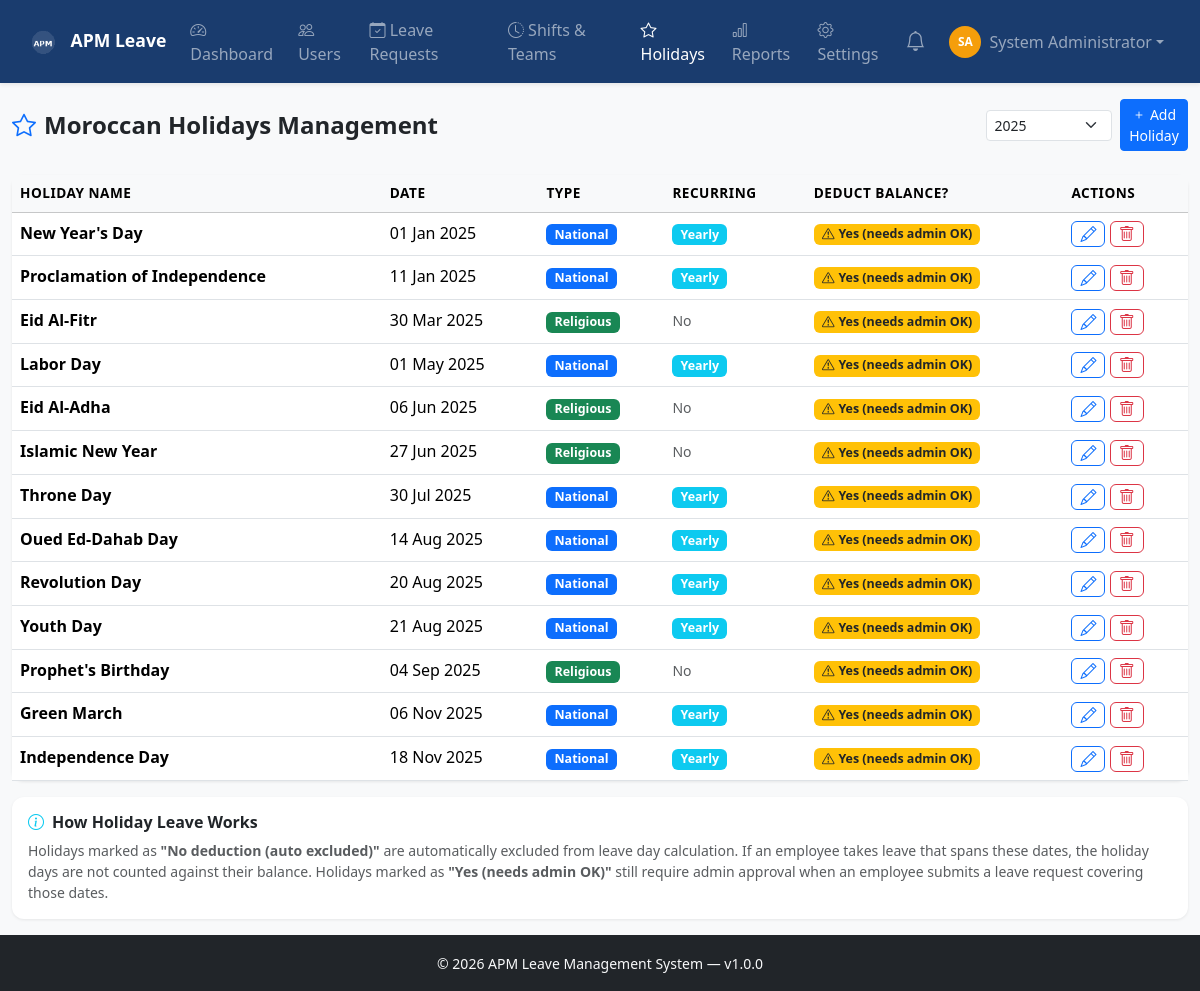
/admin/holidays.php?year=2025-01-01 (signed in), run on the app's committed database.
### tables this page shows
CREATE TABLE `holidays` (
  `id` INT(11) NOT NULL AUTO_INCREMENT,
  `name` VARCHAR(200) NOT NULL,
  `holiday_date` DATE NOT NULL,
  `type` ENUM('national', 'religious', 'other') DEFAULT 'national',
  `recurring` TINYINT(1) DEFAULT 0,
  `requires_approval` TINYINT(1) DEFAULT 1,
  `active` TINYINT(1) DEFAULT 1,
  `created_at` TIMESTAMP DEFAULT CURRENT_TIMESTAMP,
  PRIMARY KEY (`id`),
  KEY `holiday_date` (`holiday_date`)
);

### config/session.php (called while the page is built, shortened)
<?php
function e(mixed $value): string {
    return htmlspecialchars((string)$value, ENT_QUOTES | ENT_HTML5, 'UTF-8');
}

### config/functions.php (called while the page is built, shortened)
<?php
function formatDate(string $date): string {
    return date('d M Y', strtotime($date));
}

### admin/holidays.php (the view, shortened to what this page needs)
<?php
require_once BASE_PATH . '/config/session.php';
require_once BASE_PATH . '/config/functions.php';
$pdo = getDB();
$year = (int)($_GET['year'] ?? date('Y'));
$holidays = $pdo->prepare("SELECT * FROM holidays WHERE active=1 AND YEAR(holiday_date)=? ORDER BY holiday_date");
$holidays->execute([$year]);
$holidays = $holidays->fetchAll();
include BASE_PATH . '/includes/header.php';
?>
<div class="d-flex justify-content-between align-items-center mb-4 flex-wrap gap-2">
    <h4 class="fw-bold mb-0"><i class="bi bi-star text-primary me-2"></i>Moroccan Holidays Management</h4>
    <div class="d-flex gap-2 align-items-center">
        <select class="form-select form-select-sm" onchange="location.href='?year='+this.value">
            <?php for ($y = 2024; $y <= 2027; $y++): ?><option value="<?= $y ?>" <?= $y==$year?'selected':'' ?>><?= $y ?></option><?php endfor; ?>
        </select>
        <button class="btn btn-primary btn-sm" data-bs-toggle="modal" data-bs-target="#holidayModal"><i class="bi bi-plus me-1"></i>Add Holiday</button>
    </div>
</div>
<div class="card">
    <div class="card-body p-0">
        <div class="table-responsive">
            <table class="table table-hover mb-0">
                <thead class="table-light">
                    <tr>
                        <th>Holiday Name</th>
                        <th>Date</th>
                        <th>Type</th>
                        <th>Recurring</th>
                        <th>Deduct Balance?</th>
                        <th>Actions</th>
                    </tr>
                </thead>
                <tbody>
                    <?php if (empty($holidays)): ?>
                    <tr><td colspan="6" class="text-center py-5 text-muted">No holidays for <?= $year ?></td></tr>
                    <?php else: ?>
                    <?php foreach ($holidays as $h): ?>
                    <tr>
                        <td class="fw-semibold"><?= e($h['name']) ?></td>
                        <td><?= formatDate($h['holiday_date']) ?></td>
                        <td>
                            <span class="badge <?= $h['type']==='national' ? 'bg-primary' : ($h['type']==='religious' ? 'bg-success' : 'bg-secondary') ?>">
                                <?= ucfirst($h['type']) ?>
                            </span>
                        </td>
                        <td><?= $h['recurring'] ? '<span class="badge bg-info">Yearly</span>' : '<span class="text-muted small">No</span>' ?></td>
                        <td>
                            <?php if ($h['requires_approval']): ?>
                                <span class="badge bg-warning text-dark"><i class="bi bi-exclamation-triangle me-1"></i>Yes (needs admin OK)</span>
                            <?php else: ?>
                                <span class="badge bg-success"><i class="bi bi-check me-1"></i>No (auto excluded)</span>
                            <?php endif; ?>
                        </td>
                        <td>
                            <button class="btn btn-xs btn-outline-primary py-0 px-2" onclick="editHoliday(<?= htmlspecialchars(json_encode($h)) ?>)"><i class="bi bi-pencil"></i></button>
                            <form method="POST" class="d-inline">
                                <button type="submit" class="btn btn-xs btn-outline-danger py-0 px-2" data-confirm="Remove this holiday?"><i class="bi bi-trash"></i></button>
                            </form>
                        </td>
                    </tr>
                    <?php endforeach; ?>
                    <?php endif; ?>
                </tbody>
            </table>
        </div>
    </div>
</div>
<div class="card mt-3">
    <div class="card-body">
        <h6 class="fw-bold"><i class="bi bi-info-circle text-info me-2"></i>How Holiday Leave Works</h6>
        <p class="text-muted small mb-0">
            Holidays marked as <strong>"No deduction (auto excluded)"</strong> are automatically excluded from leave day calculation.
            If an employee takes leave that spans these dates, the holiday days are not counted against their balance.
            Holidays marked as <strong>"Yes (needs admin OK)"</strong> still require admin approval when an employee submits a leave request covering those dates.
        </p>
    </div>
</div>
<?php
include BASE_PATH . '/includes/footer.php';
?>

### assets/css/main.css (style rules this page uses)
:root { --primary: #1a3c6e; --primary-light: #2563a8; --secondary: #e8f0fe; --accent: #f59e0b; --success: #10b981; --danger: #ef4444; --warning: #f59e0b; --info: #3b82f6; --dark: #1e293b; --sidebar-w: 250px; }
body { font-family: 'Segoe UI', system-ui, sans-serif; background: #f1f5f9; }
.card { border: none; box-shadow: 0 1px 3px rgba(0,0,0,0.08); border-radius: 12px; }
.table th { font-weight: 600; font-size: 0.85rem; text-transform: uppercase; letter-spacing: 0.5px; }
.badge { font-size: 0.78rem; font-weight: 600; }

### data on the page
holidays: name "New Year's Day", holiday_date "01 Jan 2025", type "National", recurring "Yearly", requires_approval 1 (drawn)
holidays: name "Proclamation of Independence", holiday_date "11 Jan 2025", type "National", recurring "Yearly", requires_approval 1 (drawn)
holidays: name "Eid Al-Fitr", holiday_date "30 Mar 2025", type "Religious", recurring "No", requires_approval 1 (drawn)
holidays: name "Labor Day", holiday_date "01 May 2025", type "National", recurring "Yearly", requires_approval 1 (drawn)
holidays: name "Eid Al-Adha", holiday_date "06 Jun 2025", type "Religious", recurring "No", requires_approval 1 (drawn)
holidays: name "Islamic New Year", holiday_date "27 Jun 2025", type "Religious", recurring "No", requires_approval 1 (drawn)
holidays: name "Throne Day", holiday_date "30 Jul 2025", type "National", recurring "Yearly", requires_approval 1 (drawn)
holidays: name "Oued Ed-Dahab Day", holiday_date "14 Aug 2025", type "National", recurring "Yearly", requires_approval 1 (drawn)
holidays: name "Revolution Day", holiday_date "20 Aug 2025", type "National", recurring "Yearly", requires_approval 1 (drawn)
holidays: name "Youth Day", holiday_date "21 Aug 2025", type "National", recurring "Yearly", requires_approval 1 (drawn)
holidays: name "Prophet's Birthday", holiday_date "04 Sep 2025", type "Religious", recurring "No", requires_approval 1 (drawn)
holidays: name "Green March", holiday_date "06 Nov 2025", type "National", recurring "Yearly", requires_approval 1 (drawn)
holidays: name "Independence Day", holiday_date "18 Nov 2025", type "National", recurring "Yearly", requires_approval 1 (drawn)

### other printed values
substr($user['first_name'],0,1) . substr($user['last_name'],0,1) "SA"
$user['full_name'] "System Administrator"
APP_VERSION "1.0.0"
form field value "2025"
